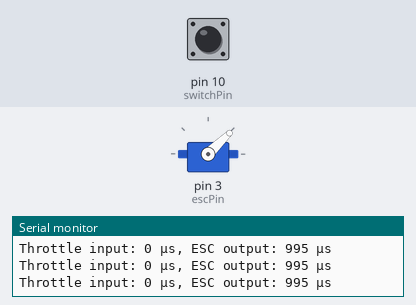
This sketch was run on a simulated Arduino Uno, built with avr-gcc and run on an emulated ATmega328P. Parts: servo, the last lines printed to the serial monitor. The test bench sets the inputs (shaded band); at power-on: pin 10 (switchPin) HIGH.

Above: at 3.2 s.
3.3 s: pin 10 (switchPin) pulled LOW for 0.15 s
At 3.39 s:
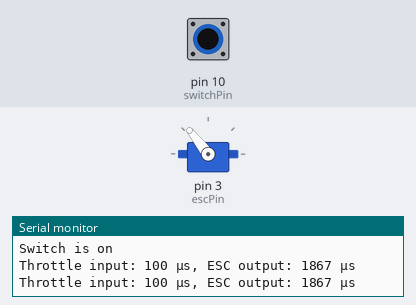
4.9 s: pin 10 (switchPin) pulled LOW for 3.2 s
At 9.3 s:
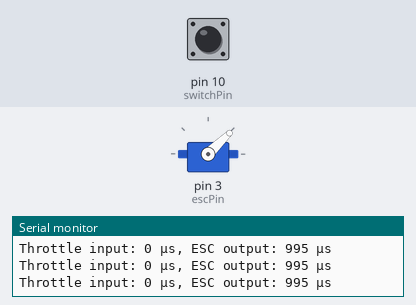
Timing chart, 0 to 10.8 s (numbered marks = the images above; inputs shaded):
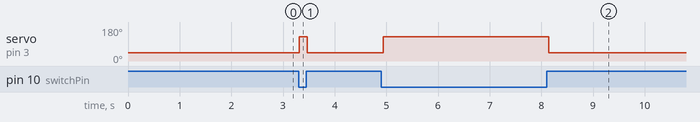

Measured:
- after the input at 3.3 s, servo on pin 3 (escPin): 44° → 128° at once, → 44° 0.15 s later
- after the input at 4.9 s, servo on pin 3 (escPin): 44° → 128° at once, → 44° 3.2 s later

The sketch:

ThrottleOutputTest.ino
```cpp
// Program to test that the ESP32 is able to control the motor via a switch
// When the switch is on, the motor spins to max speed and when off stop

#include <Servo.h>

const int escPin = 3;       // PWM pin connected to the ESC signal wire
const int switchPin = 10;   // Pin where the switch is connected

// Can be treated as a percentage of throttle value
const int minThrottlePulse = 995;   // Minimum Throttle pulse from Controller
const int maxThrottlePulse = 1867;  // Maximum Throttle pulse from Controller
const int highThrottle = 100;         // Max throttle as a percentage out of 100

int outThrottle = minThrottlePulse;  // Set default throttle to 0

int escValue;
Servo esc;  // Create servo object to control the ESC

bool switchState;  // Variable to store the state of the switch
bool switchOff;
bool lastSwitchState;

void setup() {
  // put your setup code here, to run once:
  Serial.begin(115200);         // Initialise the serial communication
  pinMode(switchPin, INPUT);  // Set the switch pin as input

  switchOff = digitalRead(switchPin); // Capture the initial state as OFF
  lastSwitchState = !switchOff; //  Set last state to be opposite initally

  esc.attach(escPin);  // Attach the ESC signal wire to the escPin

  // Initialise ESC with minimum throttle signal
  esc.writeMicroseconds(minThrottlePulse);
  delay(2000);  // Time for ESC to initialize
  Serial.println("ESC initialised");
}

void loop() {
  switchState = digitalRead(switchPin);  // Read the current state of the switch
  if (switchState != lastSwitchState) {
    if (switchState == switchOff) {
      Serial.println("Switch is off");
      outThrottle = 0;
    } else {
      Serial.println("Switch is on");
      outThrottle = highThrottle;
    }
  }

  // Map the RC throttle signal to the range needed by the ESC
  escValue = map(outThrottle, 0, 100, minThrottlePulse, maxThrottlePulse);

  // Send the mapped value to the ESC
  esc.writeMicroseconds(escValue);

  // Print the throttle and mapped values for debugging
  Serial.print("Throttle input: ");
  Serial.print(outThrottle);
  Serial.print(" µs, ESC output: ");
  Serial.print(escValue);
  Serial.println(" µs");
  lastSwitchState = switchState;
  delay(50);  // Delay to allow for suitablereadings
}
```
